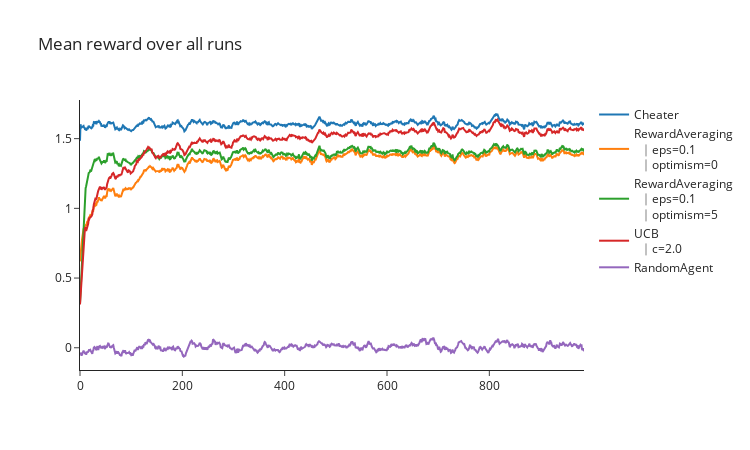

Write notebook code for a chart like this one.
### Markdown cell above
### Exercise - implement UCBA selection
> ```yaml
> Difficulty: 🔴🔴🔴⚪⚪
> Importance: 🔵🔵⚪⚪⚪
> 
> You should spend up to 15-30 minutes on this exercise.
> ```

Once you feel good about your `RewardAveraging` implementation, you should implement `UCBActionSelection`.

This should store the same moving average rewards for each action as `RewardAveraging` did, but instead of taking actions using the epsilon-greedy strategy it should use Equation 2.10 in Section 2.7 to select actions using the upper confidence bound.

You should expect to see a small improvement over `RewardAveraging` using this strategy.

*Tip - be careful of division-by-zero errors!*

### Code cell
class UCBActionSelection(Agent):
    def __init__(self, num_arms: int, seed: int, c: float, eps: float = 1e-6):
        super().__init__(num_arms, seed)
        self.c = c
        self.eps = eps

    def get_action(self):
        return np.argmax(self.Q + (self.c * np.sqrt(np.log(self.t)/(self.N + self.eps)))) 

    def observe(self, action, reward, info):
        self.t += 1
        self.Q[action] = (self.N[action] * self.Q[action] + reward) / (self.N[action] + 1)
        self.N[action] += 1

    def reset(self, seed: int):
        super().reset(seed)
        self.N = np.zeros(self.num_arms)
        self.Q = np.zeros(self.num_arms)
        self.t = 1

    def __repr__(self):
        return f"UCB(c={self.c})"


cheater = CheatyMcCheater(num_arms, 0)
reward_averaging = RewardAveraging(num_arms, 0, epsilon=0.1, optimism=0)
reward_averaging_optimism = RewardAveraging(num_arms, 0, epsilon=0.1, optimism=5)
ucb = UCBActionSelection(num_arms, 0, c=2.0)
random = RandomAgent(num_arms, 0)

names = []
all_rewards = []

for agent in [cheater, reward_averaging, reward_averaging_optimism, ucb, random]:
    (rewards, num_correct) = run_agent(env, agent, n_runs=N_RUNS, base_seed=1)
    names.append(str(agent))
    all_rewards.append(rewards)

utils.plot_rewards(all_rewards, names, moving_avg_window=15)
# utils.plot_rewards(all_rewards, names, moving_avg_window=15, filename=str(section_dir / "2103.html"))

### Figure 1 — Plotly figure (JSON) as saved in the notebook; plotly's stock layout.template omitted (floating-point values rounded to 4 significant figures; data arrays with more than 128 entries replaced by an {"elided": "..."} marker saying what was removed)
{"data": [{"mode": "lines", "name": "Cheater", "type": "scatter", "y": {"elided": "986 float values"}}, {"mode": "lines", "name": "RewardAveraging<br>  │eps=0.1<br>  │optimism=0", "type": "scatter", "y": {"elided": "986 float values"}}, {"mode": "lines", "name": "RewardAveraging<br>  │eps=0.1<br>  │optimism=5", "type": "scatter", "y": {"elided": "986 float values"}}, {"mode": "lines", "name": "UCB<br>  │c=2.0", "type": "scatter", "y": {"elided": "986 float values"}}, {"mode": "lines", "name": "RandomAgent", "type": "scatter", "y": {"elided": "986 float values"}}], "layout": {"height": 450, "title": {"text": "Mean reward over all runs"}, "width": 750}}
